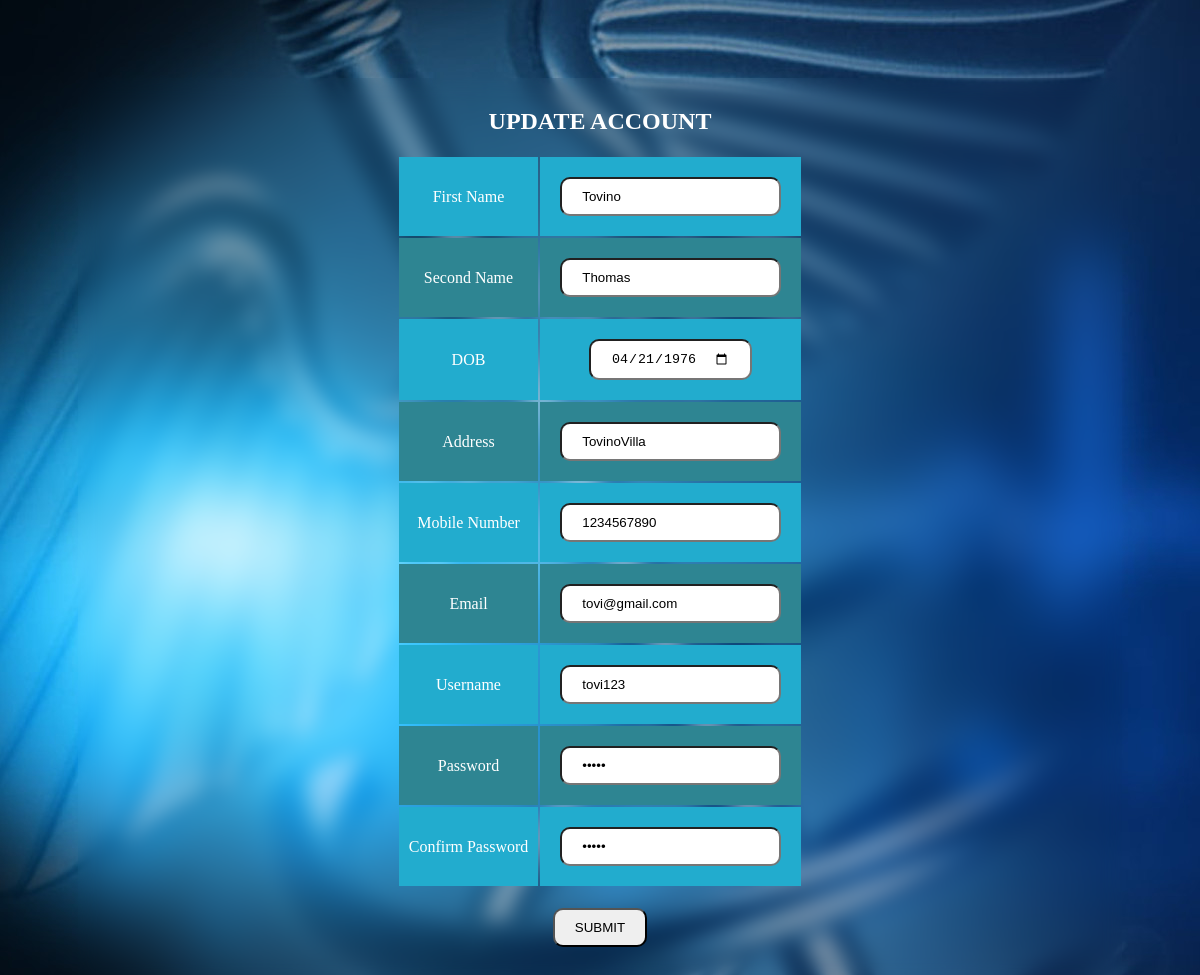
Before: /patient_update.php (signed in) with the older database file.
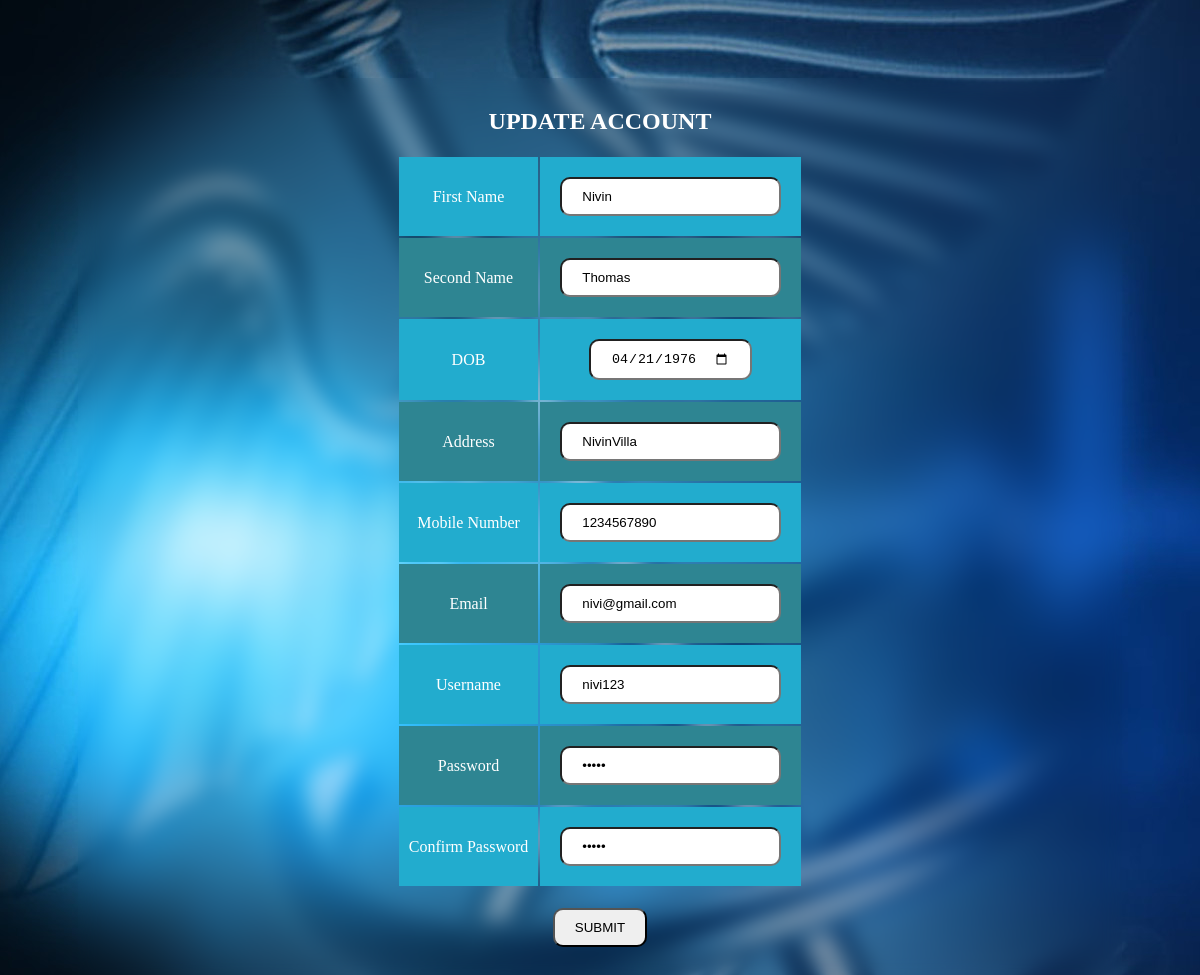
After: the same page with the newer database file.
### tables this page shows
CREATE TABLE `patient_details` (
  `patid` int(5) NOT NULL,
  `patfname` varchar(20) NOT NULL,
  `patsname` varchar(20) NOT NULL,
  `patdob` date NOT NULL,
  `gender` varchar(10) NOT NULL,
  `patemail` varchar(30) NOT NULL,
  `patmob` int(10) NOT NULL,
  `pataddress` varchar(40) NOT NULL,
  `username` varchar(25) NOT NULL,
  `password` varchar(25) NOT NULL
);

### patient_update.php (the view, shortened to what this page needs)
</html>
<head><title>Hospital Booking</title>
<link rel='stylesheet' type='text/css' href='style.css'>
</head>
<body>
   <div class="subbody">
    <div class="head">UPDATE ACCOUNT</div>
<?php
$id=$_SESSION['my_value'];
$con=new mysqli("localhost","root","","hospital_booking");
$sql="select * from patient_details where patid=" . $id ;
$result=$con -> query($sql);
while($row=$result -> fetch_assoc()){
    $fname=$row['patfname'];
    $sname=$row['patsname'];
    $dob=$row['patdob'];
    $mob=$row['patmob'];
    $email=$row['patemail'];
    $address=$row["pataddress"];
    $username=$row['username'];
    $password=$row["password"];
}
?>
<form method="post">
  <table>
<tr><td>First Name</td><td><input type="text" name="fname" value="<?php echo $fname; ?>" required></td></tr>
<tr><td>Second Name</td><td><input type="text" name="sname" value="<?php echo $sname; ?>" required></td></tr>
<tr><td>DOB </td><td><input type="date" name="dob" value="<?php echo $dob; ?>" required></td></tr>
<tr><td>Address </td><td><input type="text" name="address" value="<?php echo $address; ?>" required></td></tr>
<tr><td>Mobile Number</td><td><input type="text" name="mob" value="<?php echo $mob; ?>" required></td></tr>
<tr><td>Email </td><td><input type="text" name="email" value="<?php echo $email; ?>" required></td></tr>
<tr><td>Username </td><td><input type="text" name="username" value="<?php echo $username; ?>" required></td></tr>
<tr><td>Password </td><td><input type="password" name="password" value="<?php echo $password; ?>" required></td></tr>
<tr><td>Confirm Password </td><td><input type="password" name="con_password" value="<?php echo $password; ?>" required></td></tr>
</table><input type="submit" value="SUBMIT">
</form>
</div>
</body>
</html>

Changed rows visible on the page:
changed patient_details "Thomas": fname "Tovino" → "Nivin"; address "TovinoVilla" → "NivinVilla"; email "tovi@gmail.com" → "nivi@gmail.com"; username "tovi123" → "nivi123"
